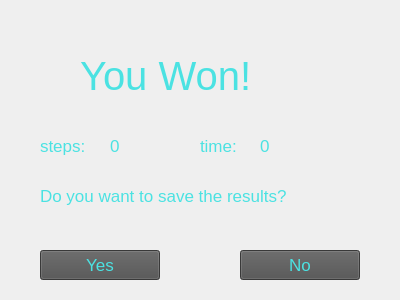
<?xml version="1.0" encoding="UTF-8"?>
<ui version="4.0">
 <class>winning</class>
 <widget class="QWidget" name="winning">
  <property name="geometry">
   <rect>
    <x>0</x>
    <y>0</y>
    <width>400</width>
    <height>300</height>
   </rect>
  </property>
  <property name="windowTitle">
   <string>WINNING</string>
  </property>
  <widget class="QLabel" name="BG">
   <property name="geometry">
    <rect>
     <x>0</x>
     <y>0</y>
     <width>400</width>
     <height>300</height>
    </rect>
   </property>
   <property name="font">
    <font>
     <pointsize>13</pointsize>
    </font>
   </property>
   <property name="text">
    <string/>
   </property>
   <property name="pixmap">
    <pixmap>pictures/BG.png</pixmap>
   </property>
  </widget>
  <widget class="QLabel" name="label_2">
   <property name="geometry">
    <rect>
     <x>40</x>
     <y>160</y>
     <width>321</width>
     <height>71</height>
    </rect>
   </property>
   <property name="font">
    <font>
     <pointsize>13</pointsize>
    </font>
   </property>
   <property name="styleSheet">
    <string notr="true">color:rgb(75, 226, 226);</string>
   </property>
   <property name="text">
    <string>Do you want to save the results?</string>
   </property>
  </widget>
  <widget class="QLabel" name="label">
   <property name="geometry">
    <rect>
     <x>80</x>
     <y>40</y>
     <width>231</width>
     <height>71</height>
    </rect>
   </property>
   <property name="font">
    <font>
     <pointsize>30</pointsize>
    </font>
   </property>
   <property name="styleSheet">
    <string notr="true">color:rgb(75, 226, 226);</string>
   </property>
   <property name="text">
    <string>You Won!</string>
   </property>
  </widget>
  <widget class="QPushButton" name="yes_btn">
   <property name="geometry">
    <rect>
     <x>40</x>
     <y>250</y>
     <width>120</width>
     <height>30</height>
    </rect>
   </property>
   <property name="font">
    <font>
     <pointsize>13</pointsize>
    </font>
   </property>
   <property name="styleSheet">
    <string notr="true">color:rgb(75, 226, 226);
background-color:rgb(80, 80, 80)</string>
   </property>
   <property name="text">
    <string>Yes</string>
   </property>
  </widget>
  <widget class="QPushButton" name="no_btn">
   <property name="geometry">
    <rect>
     <x>240</x>
     <y>250</y>
     <width>120</width>
     <height>30</height>
    </rect>
   </property>
   <property name="font">
    <font>
     <pointsize>13</pointsize>
    </font>
   </property>
   <property name="styleSheet">
    <string notr="true">color:rgb(75, 226, 226);
background-color:rgb(80, 80, 80)</string>
   </property>
   <property name="text">
    <string>No</string>
   </property>
  </widget>
  <widget class="QLabel" name="label_3">
   <property name="geometry">
    <rect>
     <x>40</x>
     <y>130</y>
     <width>61</width>
     <height>31</height>
    </rect>
   </property>
   <property name="font">
    <font>
     <pointsize>13</pointsize>
    </font>
   </property>
   <property name="styleSheet">
    <string notr="true">color:rgb(75, 226, 226);</string>
   </property>
   <property name="text">
    <string>steps:</string>
   </property>
  </widget>
  <widget class="QLabel" name="label_4">
   <property name="geometry">
    <rect>
     <x>200</x>
     <y>130</y>
     <width>71</width>
     <height>31</height>
    </rect>
   </property>
   <property name="font">
    <font>
     <pointsize>13</pointsize>
    </font>
   </property>
   <property name="styleSheet">
    <string notr="true">color:rgb(75, 226, 226);</string>
   </property>
   <property name="text">
    <string>time:</string>
   </property>
  </widget>
  <widget class="QLabel" name="steps_lbl">
   <property name="geometry">
    <rect>
     <x>110</x>
     <y>130</y>
     <width>81</width>
     <height>31</height>
    </rect>
   </property>
   <property name="font">
    <font>
     <pointsize>13</pointsize>
    </font>
   </property>
   <property name="styleSheet">
    <string notr="true">color:rgb(75, 226, 226);</string>
   </property>
   <property name="text">
    <string>0</string>
   </property>
  </widget>
  <widget class="QLabel" name="time_lbl">
   <property name="geometry">
    <rect>
     <x>260</x>
     <y>130</y>
     <width>71</width>
     <height>31</height>
    </rect>
   </property>
   <property name="font">
    <font>
     <pointsize>13</pointsize>
    </font>
   </property>
   <property name="styleSheet">
    <string notr="true">color:rgb(75, 226, 226);</string>
   </property>
   <property name="text">
    <string>0</string>
   </property>
  </widget>
 </widget>
 <resources/>
 <connections/>
</ui>
